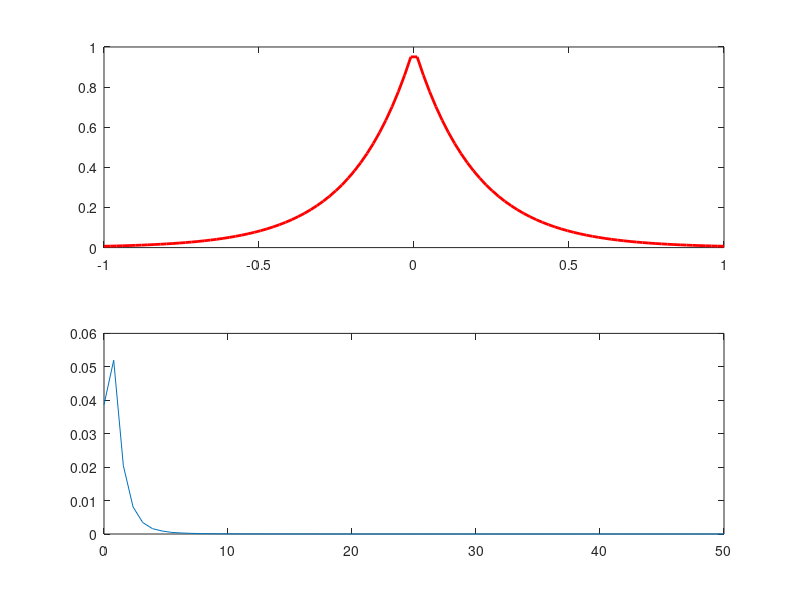

Write the MATLAB code that produced this figure.
t=linspace(-1,1,100);
y=1*exp(-5*abs(t));
subplot(211); plot(t,y, 'r', 'linewidth', 2);


nfft= 2^(nextpow2(length(y))); 


% Take fft, padding with zeros so that length(fftx) is equal to nfft 

fftx = fft(y,nfft); 


% Calculate the numberof unique points
NumUniquePts = ceil((nfft+1)/2); 


% FFT is symmetric, throw away second half 

fftx = fftx(1:NumUniquePts); 


% Take the magnitude of fft of x and scale the fft so that it is not a function of the length of x

mx = abs(fftx)/length(y); 


% Take the square of the magnitude of fft of x. 

mx = mx.^2; 


if rem(nfft, 2) % odd nfft excludes Nyquist point
  mx(2:end) = mx(2:end)*2;
else
  mx(2:end -1) = mx(2:end -1)*2;
end


% This is an evenly spaced frequency vector with NumUniquePts points. 
Fs=100;

f = (0:NumUniquePts-1)*Fs/nfft; 

subplot(212); plot(f, mx);